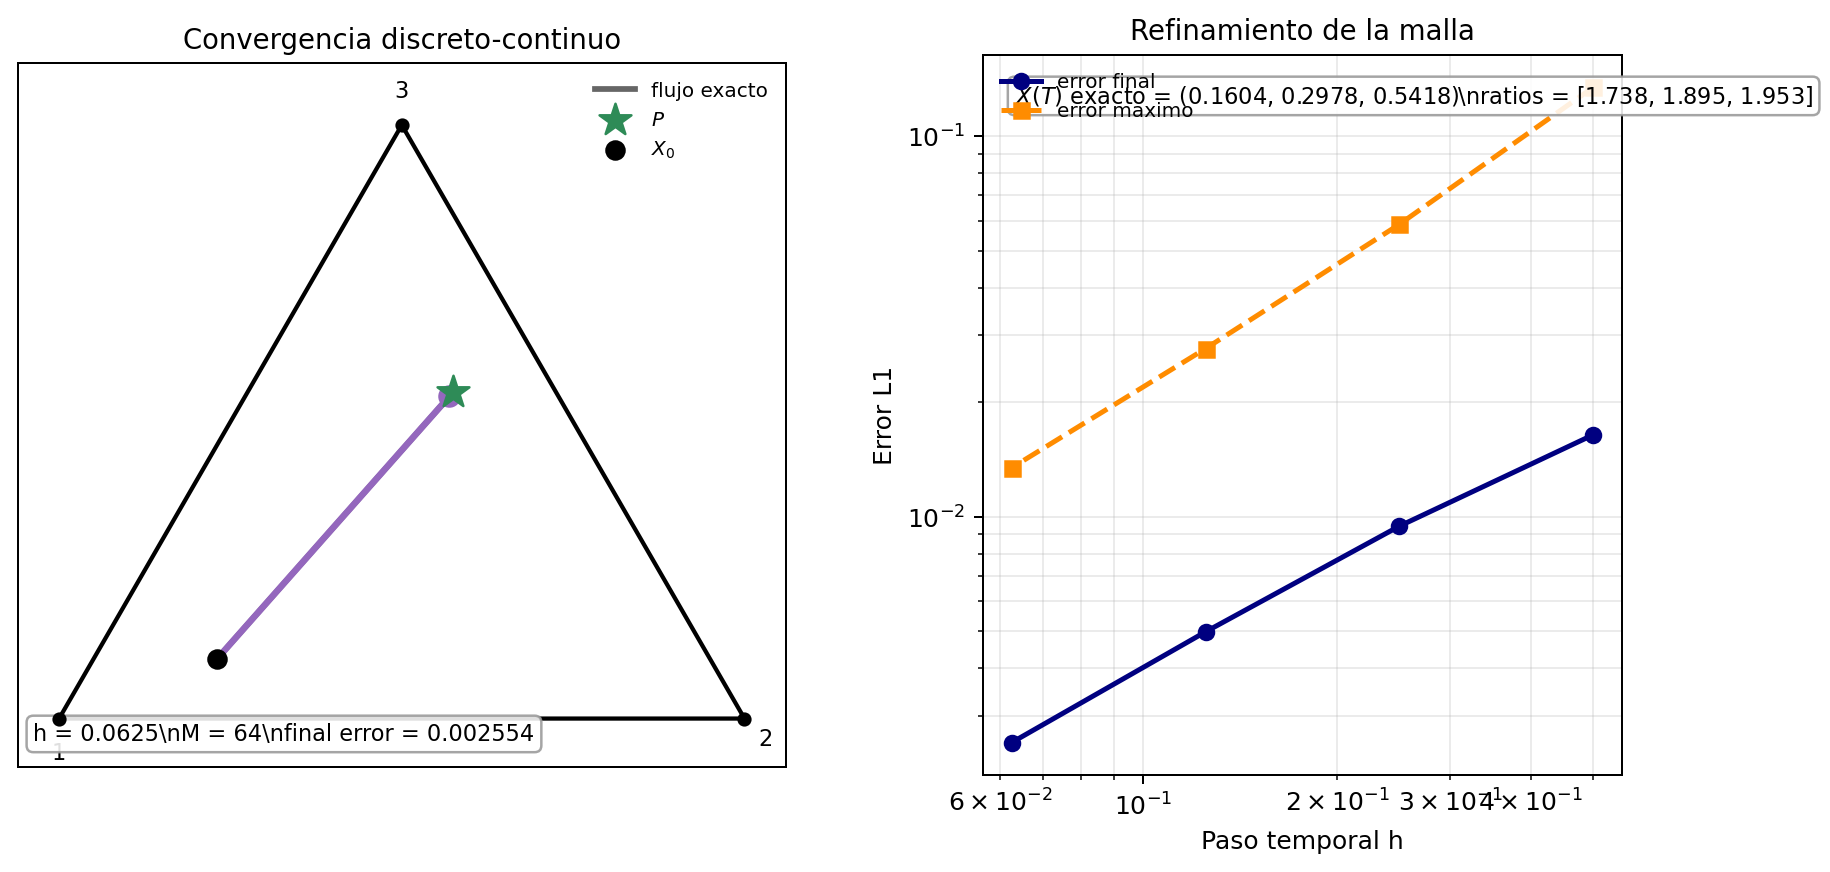

Here is the Python script that generated this plot:
from __future__ import annotations

import json
from pathlib import Path

import matplotlib

matplotlib.use("Agg")

import matplotlib.pyplot as plt
from matplotlib.animation import FuncAnimation, PillowWriter
import numpy as np

OUT_DIR = Path(__file__).resolve().parent
GIF_PATH = OUT_DIR / "exp2_convergencia_flujo.gif"
PNG_PATH = OUT_DIR / "exp2_convergencia_flujo.png"
JSON_PATH = OUT_DIR / "exp2_convergencia_flujo.json"

X0 = np.array([0.72, 0.18, 0.10], dtype=float)
P = np.array([0.15, 0.30, 0.55], dtype=float)
T = 4.0
H_LIST = [0.50, 0.25, 0.125, 0.0625]
VERTS = np.array([
    [0.0, 0.0],
    [1.0, 0.0],
    [0.5, np.sqrt(3.0) / 2.0],
], dtype=float)
COLORS = ["#d62728", "#1f77b4", "#2ca02c", "#9467bd"]


def project(x: np.ndarray) -> np.ndarray:
    return x @ VERTS


def flow(t: float) -> np.ndarray:
    e = np.exp(-t)
    return P + (X0 - P) * e


def euler_step(x: np.ndarray, h: float) -> np.ndarray:
    return (1.0 - h) * x + h * P


def l1(a: np.ndarray, b: np.ndarray) -> float:
    return float(np.sum(np.abs(a - b)))


def draw_simplex(ax: plt.Axes) -> None:
    verts = VERTS
    closed = np.vstack([verts, verts[0]])
    ax.plot(closed[:, 0], closed[:, 1], color="black", lw=1.7)
    labels = ["1", "2", "3"]
    offsets = [(0.0, -0.05), (0.03, -0.03), (0.0, 0.05)]
    for i, lab in enumerate(labels):
        ax.scatter(verts[i, 0], verts[i, 1], s=22, color="black", zorder=5)
        dx, dy = offsets[i]
        ax.text(verts[i, 0] + dx, verts[i, 1] + dy, lab, fontsize=9, ha="center", va="center")
    ax.set_xlim(-0.06, 1.06)
    ax.set_ylim(-0.07, np.sqrt(3.0) / 2.0 + 0.09)
    ax.set_aspect("equal", adjustable="box")
    ax.set_xticks([])
    ax.set_yticks([])


exact_t = np.linspace(0.0, T, 400)
exact_curve = np.array([flow(t) for t in exact_t])
trajectories: list[np.ndarray] = []
final_errors: list[float] = []
max_errors: list[float] = []
steps: list[int] = []
for h in H_LIST:
    m = int(round(T / h))
    steps.append(m)
    xs = [X0.copy()]
    x = X0.copy()
    max_err = 0.0
    for k in range(m):
        t = k * h
        max_err = max(max_err, l1(x, flow(t)))
        x = euler_step(x, h)
        xs.append(x.copy())
    max_err = max(max_err, l1(x, flow(T)))
    trajectories.append(np.array(xs))
    final_errors.append(l1(x, flow(T)))
    max_errors.append(max_err)

ratios = [final_errors[i] / final_errors[i + 1] for i in range(len(final_errors) - 1)]
summary = {
    "X0": X0.tolist(),
    "P": P.tolist(),
    "T": T,
    "h_list": H_LIST,
    "final_errors": final_errors,
    "max_errors": max_errors,
    "ratios": ratios,
    "exact_final": flow(T).tolist(),
}
JSON_PATH.write_text(json.dumps(summary, indent=2, ensure_ascii=False), encoding="utf-8")

fig = plt.figure(figsize=(11.5, 5.2))
gs = fig.add_gridspec(1, 2, width_ratios=[1.20, 1.0], wspace=0.28)
ax = fig.add_subplot(gs[0, 0])
ax2 = fig.add_subplot(gs[0, 1])

p_proj = project(P)
exact_proj = np.array([project(x) for x in exact_curve])


def render(frame: int) -> None:
    ax.clear()
    ax2.clear()

    draw_simplex(ax)
    ax.set_title("Convergencia discreto-continuo", fontsize=11)
    ax.plot(exact_proj[:, 0], exact_proj[:, 1], color="#666666", lw=2.3, label="flujo exacto")

    for j in range(frame + 1):
        traj = trajectories[j]
        pts = np.array([project(x) for x in traj])
        color = COLORS[j]
        ax.plot(pts[:, 0], pts[:, 1], lw=1.8 if j < frame else 2.6, color=color, alpha=0.85 if j < frame else 1.0)
        ax.scatter(pts[0, 0], pts[0, 1], s=22, color=color, alpha=0.7)
        ax.scatter(pts[-1, 0], pts[-1, 1], s=64 if j == frame else 34, color=color, zorder=6)

    ax.scatter(p_proj[0], p_proj[1], marker="*", s=180, color="seagreen", zorder=8, label=r"$P$")
    ax.scatter(project(X0)[0], project(X0)[1], s=52, color="black", zorder=8, label=r"$X_0$")
    ax.legend(loc="upper right", frameon=False, fontsize=8)
    h = H_LIST[frame]
    ax.text(
        0.02,
        0.03,
        f"h = {h:.4f}\\nM = {steps[frame]}\\nfinal error = {final_errors[frame]:.6f}",
        transform=ax.transAxes,
        fontsize=9,
        ha="left",
        va="bottom",
        bbox=dict(boxstyle="round,pad=0.30", facecolor="white", alpha=0.88, edgecolor="#999999"),
    )

    idx = np.arange(frame + 1)
    hvals = np.array(H_LIST[: frame + 1])
    fe = np.array(final_errors[: frame + 1])
    me = np.array(max_errors[: frame + 1])
    ax2.loglog(hvals, fe, "o-", color="navy", lw=2.0, label="error final")
    ax2.loglog(hvals, me, "s--", color="darkorange", lw=2.0, label="error maximo")
    ax2.set_title("Refinamiento de la malla", fontsize=11)
    ax2.set_xlabel("Paso temporal h")
    ax2.set_ylabel("Error L1")
    ax2.grid(alpha=0.25, which="both")
    ax2.legend(frameon=False, fontsize=8)
    ax2.text(
        0.05,
        0.96,
        f"$X(T)$ exacto = ({flow(T)[0]:.4f}, {flow(T)[1]:.4f}, {flow(T)[2]:.4f})\\n"
        f"ratios = {[round(r, 3) for r in ratios[: max(0, frame)] ]}",
        transform=ax2.transAxes,
        ha="left",
        va="top",
        fontsize=9,
        bbox=dict(boxstyle="round,pad=0.30", facecolor="white", alpha=0.88, edgecolor="#999999"),
    )


render(len(H_LIST) - 1)
fig.tight_layout()
fig.savefig(PNG_PATH, dpi=180, bbox_inches="tight")
ani = FuncAnimation(fig, render, frames=len(H_LIST), interval=1200, blit=False, repeat=True)
ani.save(GIF_PATH, writer=PillowWriter(fps=1))
plt.close(fig)

print(json.dumps(summary, indent=2, ensure_ascii=False))
